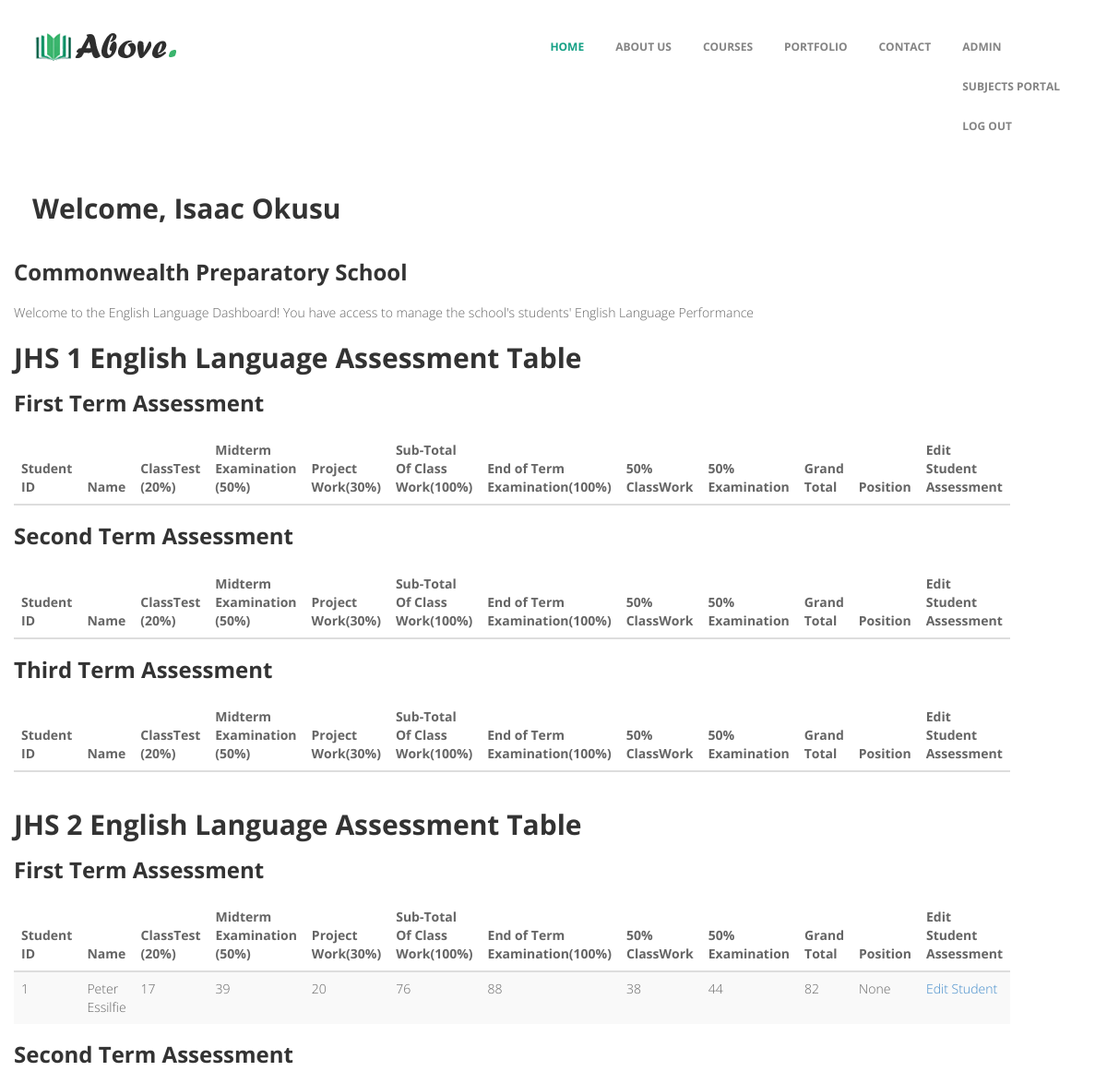
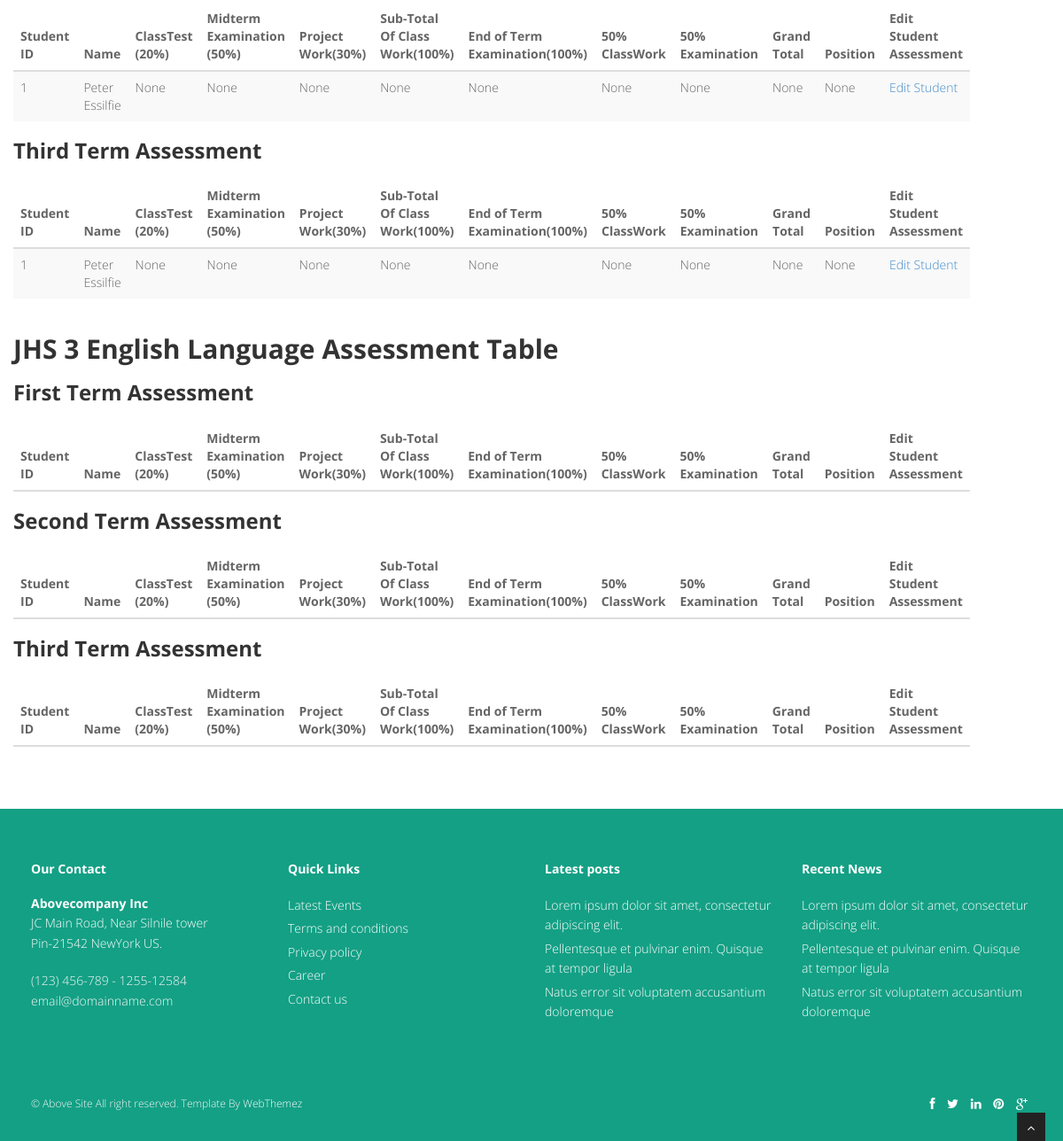
Screenshot of /english-portal (signed in) with the database file from the repository (2 pictures, top to bottom).
### main.py (models this page shows)
class User(UserMixin, db.Model):
    __tablename__ = 'Users'
    id = db.Column(db.Integer, primary_key=True)
    name = db.Column(db.String(250), nullable=False)
    subject = db.Column(db.String(250), nullable=False)
    email = db.Column(db.String(250), nullable=False)
    password = db.Column(db.String(250), nullable=False)

class FirstTermJHS2EnglishLanguage(UserMixin, db.Model):
    __tablename__ = 'First Term JHS 2 English Language Assessment'
    id = db.Column(db.Integer, primary_key=True)
    full_name = db.Column(db.String(250), nullable=True)
    classtest = db.Column(db.Integer, nullable=True)
    midterm_examination = db.Column(db.Integer, nullable=True)
    project_work = db.Column(db.Integer, nullable=True)
    subtotal = db.Column(db.Integer, nullable=True)
    end_of_term_examination = db.Column(db.Integer, nullable=True)
    half_subtotal = db.Column(db.Integer, nullable=True)
    half_examination = db.Column(db.Integer, nullable=True)
    grand_total = db.Column(db.Integer, nullable=True)
    ranking = db.Column(db.Integer, nullable=True)
    teacher_id = db.Column(db.Integer, db.ForeignKey('JHS_1_Class_Teacher.id'))
    teacher = relationship('JHS1Teacher', backref=db.backref('First Term JHS 2 English Language Assessment', lazy=True))

class SecondTermJHS2EnglishLanguage(UserMixin, db.Model):
    __tablename__ = 'Second Term JHS 2 English Language Assessment'
    id = db.Column(db.Integer, primary_key=True)
    full_name = db.Column(db.String(250), nullable=True)
    classtest = db.Column(db.Integer, nullable=True)
    midterm_examination = db.Column(db.Integer, nullable=True)
    project_work = db.Column(db.Integer, nullable=True)
    subtotal = db.Column(db.Integer, nullable=True)
    end_of_term_examination = db.Column(db.Integer, nullable=True)
    half_subtotal = db.Column(db.Integer, nullable=True)
    half_examination = db.Column(db.Integer, nullable=True)
    grand_total = db.Column(db.Integer, nullable=True)
    ranking = db.Column(db.Integer, nullable=True)
    teacher_id = db.Column(db.Integer, db.ForeignKey('JHS_1_Class_Teacher.id'))
    teacher = relationship('JHS1Teacher',
                           backref=db.backref('Second Term JHS 2 English Language Assessment', lazy=True))

class ThirdTermJHS2EnglishLanguage(UserMixin, db.Model):
    __tablename__ = 'Third Term JHS 2 English Language Assessment'
    id = db.Column(db.Integer, primary_key=True)
    full_name = db.Column(db.String(250), nullable=True)
    classtest = db.Column(db.Integer, nullable=True)
    midterm_examination = db.Column(db.Integer, nullable=True)
    project_work = db.Column(db.Integer, nullable=True)
    subtotal = db.Column(db.Integer, nullable=True)
    end_of_term_examination = db.Column(db.Integer, nullable=True)
    half_subtotal = db.Column(db.Integer, nullable=True)
    half_examination = db.Column(db.Integer, nullable=True)
    grand_total = db.Column(db.Integer, nullable=True)
    ranking = db.Column(db.Integer, nullable=True)
    teacher_id = db.Column(db.Integer, db.ForeignKey('JHS_1_Class_Teacher.id'))
    teacher = relationship('JHS1Teacher', backref=db.backref('Third Term JHS 2 English Language Assessment', lazy=True))

### main.py (the view)
@app.route('/english-portal')
@login_required
def english():
    form_1_first_term_students = FirstTermJHS1EnglishLanguage.query.all()
    form_1_second_term_students = SecondTermJHS1EnglishLanguage.query.all()
    form_1_third_term_students = ThirdTermJHS1EnglishLanguage.query.all()
    form_2_first_term_students = FirstTermJHS2EnglishLanguage.query.all()
    form_2_second_term_students = SecondTermJHS2EnglishLanguage.query.all()
    form_2_third_term_students = ThirdTermJHS2EnglishLanguage.query.all()
    form_3_first_term_students = FirstTermJHS3EnglishLanguage.query.all()
    form_3_second_term_students = SecondTermJHS3EnglishLanguage.query.all()
    form_3_third_term_students = ThirdTermJHS3EnglishLanguage.query.all()
    return render_template('english_dashboard.html', form_1_first_term_students=form_1_first_term_students,
                           form_1_second_term_students=form_1_second_term_students,
                           form_1_third_term_students=form_1_third_term_students,
                           form_2_first_term_students=form_2_first_term_students,
                           form_2_second_term_students=form_2_second_term_students,
                           form_2_third_term_students=form_2_third_term_students,
                           form_3_first_term_students=form_3_first_term_students,
                           form_3_second_term_students=form_3_second_term_students, current_user=current_user)

### templates/english_dashboard.html (shortened to what this page needs)
{% include 'header.html' %}
<div class="container-fluid">
  <div class="row">
    <main class="col-md-9 ms-sm-auto col-lg-10 px-md-4">
<div class="container">
        <div class="user">
          <h2>Welcome, {{current_user.name}}</h2>
        </div>
      </div>
      <div class="school">
        <h3>Commonwealth Preparatory School</h3>
      </div>
      <div class="welcome-message">
        <p>Welcome to the English Language  Dashboard! You have access to manage the school's students' English Language Performance </p>
      </div>
      <section class="student-table">
          <h2>JHS 1 English Language Assessment Table</h2>
          <h3>First Term Assessment</h3>
          <div class="table-responsive">
            <table class="table table-striped table-sm">
              <thead>
                <tr>
                    <th scope="col">Student ID</th>
                    <th scope="col">Name</th>
                    <th scope="col">ClassTest (20%)</th>
                    <th scope="col">Midterm Examination (50%)</th>
                    <th scope="col">Project Work(30%)</th>
                    <th scope="col">Sub-Total Of Class Work(100%)</th>
                    <th scope="col">End of Term Examination(100%)</th>
                    <th scope="col">50% ClassWork</th>
                    <th scope="col">50% Examination</th>
                    <th scope="col">Grand Total</th>
                    <th scope="col">Position</th>
                  <th scope="col">Edit Student Assessment</th>
                </tr>
              </thead>
            </table>
          </div>
          <h3>Second Term Assessment</h3>
          <div class="table-responsive">
            <table class="table table-striped table-sm">
              <thead>
                <tr>
                    <th scope="col">Student ID</th>
                    <th scope="col">Name</th>
                    <th scope="col">ClassTest (20%)</th>
                    <th scope="col">Midterm Examination (50%)</th>
                    <th scope="col">Project Work(30%)</th>
                    <th scope="col">Sub-Total Of Class Work(100%)</th>
                    <th scope="col">End of Term Examination(100%)</th>
                    <th scope="col">50% ClassWork</th>
                    <th scope="col">50% Examination</th>
                    <th scope="col">Grand Total</th>
                    <th scope="col">Position</th>
                  <th scope="col">Edit Student Assessment</th>
                </tr>
              </thead>
            </table>
          </div>
          <h3>Third Term Assessment</h3>
          <div class="table-responsive">
            <table class="table table-striped table-sm">
              <thead>
                <tr>
                    <th scope="col">Student ID</th>
                    <th scope="col">Name</th>
                    <th scope="col">ClassTest (20%)</th>
                    <th scope="col">Midterm Examination (50%)</th>
                    <th scope="col">Project Work(30%)</th>
                    <th scope="col">Sub-Total Of Class Work(100%)</th>
                    <th scope="col">End of Term Examination(100%)</th>
                    <th scope="col">50% ClassWork</th>
                    <th scope="col">50% Examination</th>
                    <th scope="col">Grand Total</th>
                    <th scope="col">Position</th>
                  <th scope="col">Edit Student Assessment</th>
                </tr>
              </thead>
            </table>
          </div>
    </section>
    <section class="student-table">
      <h2>JHS 2 English Language Assessment Table</h2>
        <h3>First Term Assessment</h3>
      <div class="table-responsive">
        <table class="table table-striped table-sm">
          <thead>
            <tr>
                <th scope="col">Student ID</th>
                <th scope="col">Name</th>
                <th scope="col">ClassTest (20%)</th>
                <th scope="col">Midterm Examination (50%)</th>
                <th scope="col">Project Work(30%)</th>
                <th scope="col">Sub-Total Of Class Work(100%)</th>
                <th scope="col">End of Term Examination(100%)</th>
                <th scope="col">50% ClassWork</th>
                <th scope="col">50% Examination</th>
                <th scope="col">Grand Total</th>
                <th scope="col">Position</th>
              <th scope="col">Edit Student Assessment</th>
            </tr>
          </thead>
          <tbody>
          {% for student in form_2_first_term_students %}
            <tr>
              <td>{{student.id}}</td>
              <td>{{student.full_name}}</td>
              <td>{{student.classtest}}</td>
              <td>{{student.midterm_examination}}</td>
              <td>{{student.project_work}}</td>
              <td>{{student.subtotal}}</td>
              <td>{{student.end_of_term_examination}}</td>
              <td>{{student.half_subtotal}}</td>
                <td>{{student.half_examination}}</td>
                <td>{{student.grand_total}}</td>
              <td>{{student.ranking}}</td>
              <td><a href="{{url_for('edit_first_term_jhs2_english_student', index=student.id)}}">Edit Student</a></td>
            </tr>
            {% endfor %}
          </tbody>
        </table>
      </div>
        <h3>Second Term Assessment</h3>
      <div class="table-responsive">
        <table class="table table-striped table-sm">
          <thead>
            <tr>
                <th scope="col">Student ID</th>
                <th scope="col">Name</th>
                <th scope="col">ClassTest (20%)</th>
                <th scope="col">Midterm Examination (50%)</th>
                <th scope="col">Project Work(30%)</th>
                <th scope="col">Sub-Total Of Class Work(100%)</th>
                <th scope="col">End of Term Examination(100%)</th>
                <th scope="col">50% ClassWork</th>
                <th scope="col">50% Examination</th>
                <th scope="col">Grand Total</th>
                <th scope="col">Position</th>
              <th scope="col">Edit Student Assessment</th>
            </tr>
          </thead>
          <tbody>
          {% for student in form_2_second_term_students %}
            <tr>
              <td>{{student.id}}</td>
              <td>{{student.full_name}}</td>
              <td>{{student.classtest}}</td>
              <td>{{student.midterm_examination}}</td>
              <td>{{student.project_work}}</td>
              <td>{{student.subtotal}}</td>
              <td>{{student.end_of_term_examination}}</td>
              <td>{{student.half_subtotal}}</td>
                <td>{{student.half_examination}}</td>
                <td>{{student.grand_total}}</td>
              <td>{{student.ranking}}</td>
              <td><a href="{{url_for('edit_second_term_jhs2_english_student', index=student.id)}}">Edit Student</a></td>
            </tr>
            {% endfor %}
          </tbody>
        </table>
      </div>
        <h3>Third Term Assessment</h3>
      <div class="table-responsive">
        <table class="table table-striped table-sm">
          <thead>
            <tr>
                <th scope="col">Student ID</th>
                <th scope="col">Name</th>
                <th scope="col">ClassTest (20%)</th>
                <th scope="col">Midterm Examination (50%)</th>
                <th scope="col">Project Work(30%)</th>
                <th scope="col">Sub-Total Of Class Work(100%)</th>
                <th scope="col">End of Term Examination(100%)</th>
                <th scope="col">50% ClassWork</th>
                <th scope="col">50% Examination</th>
                <th scope="col">Grand Total</th>
                <th scope="col">Position</th>
              <th scope="col">Edit Student Assessment</th>
            </tr>
          </thead>
          <tbody>
          {% for student in form_2_third_term_students %}
            <tr>
              <td>{{student.id}}</td>
              <td>{{student.full_name}}</td>
              <td>{{student.classtest}}</td>
              <td>{{student.midterm_examination}}</td>
              <td>{{student.project_work}}</td>
              <td>{{student.subtotal}}</td>
              <td>{{student.end_of_term_examination}}</td>
              <td>{{student.half_subtotal}}</td>
                <td>{{student.half_examination}}</td>
                <td>{{student.grand_total}}</td>
              <td>{{student.ranking}}</td>
              <td><a href="{{url_for('edit_third_term_jhs2_english_student', index=student.id)}}">Edit Student</a></td>
            </tr>
            {% endfor %}
          </tbody>
        </table>
      </div>
    </section>
    <section class="student-table">
      <h2>JHS 3 English Language Assessment Table</h2>
        <h3>First Term Assessment</h3>
      <div class="table-responsive">
        <table class="table table-striped table-sm">
          <thead>
            <tr>
                <th scope="col">Student ID</th>
                <th scope="col">Name</th>
                <th scope="col">ClassTest (20%)</th>
                <th scope="col">Midterm Examination (50%)</th>
                <th scope="col">Project Work(30%)</th>
                <th scope="col">Sub-Total Of Class Work(100%)</th>
                <th scope="col">End of Term Examination(100%)</th>
                <th scope="col">50% ClassWork</th>
                <th scope="col">50% Examination</th>
                <th scope="col">Grand Total</th>
                <th scope="col">Position</th>
              <th scope="col">Edit Student Assessment</th>
            </tr>
          </thead>
        </table>
      </div>
        <h3>Second Term Assessment</h3>
      <div class="table-responsive">
        <table class="table table-striped table-sm">
          <thead>
            <tr>
                <th scope="col">Student ID</th>
                <th scope="col">Name</th>
                <th scope="col">ClassTest (20%)</th>
                <th scope="col">Midterm Examination (50%)</th>
                <th scope="col">Project Work(30%)</th>
                <th scope="col">Sub-Total Of Class Work(100%)</th>
                <th scope="col">End of Term Examination(100%)</th>
                <th scope="col">50% ClassWork</th>
                <th scope="col">50% Examination</th>
                <th scope="col">Grand Total</th>
                <th scope="col">Position</th>
              <th scope="col">Edit Student Assessment</th>
            </tr>
          </thead>
        </table>
      </div>
        <h3>Third Term Assessment</h3>
      <div class="table-responsive">
        <table class="table table-striped table-sm">
          <thead>
            <tr>
                <th scope="col">Student ID</th>
                <th scope="col">Name</th>
                <th scope="col">ClassTest (20%)</th>
                <th scope="col">Midterm Examination (50%)</th>
                <th scope="col">Project Work(30%)</th>
                <th scope="col">Sub-Total Of Class Work(100%)</th>
                <th scope="col">End of Term Examination(100%)</th>
                <th scope="col">50% ClassWork</th>
                <th scope="col">50% Examination</th>
                <th scope="col">Grand Total</th>
                <th scope="col">Position</th>
              <th scope="col">Edit Student Assessment</th>
            </tr>
          </thead>
        </table>
      </div>
    </section>
    </main>
  </div>
</div>
{% include 'footer.html'%}

### rows the page displays
User: name "Isaac Okusu"
FirstTermJHS2EnglishLanguage: id "1", full_name "Peter Essilfie", classtest "17", midterm_examination "39", project_work "20", subtotal "76", end_of_term_examination "88", half_subtotal "38", half_examination "44", grand_total "82", ranking "None"
SecondTermJHS2EnglishLanguage: id "1", full_name "Peter Essilfie", classtest "None", midterm_examination "None", project_work "None", subtotal "None", end_of_term_examination "None", half_subtotal "None", half_examination "None", grand_total "None", ranking "None"
ThirdTermJHS2EnglishLanguage: id "1", full_name "Peter Essilfie", classtest "None", midterm_examination "None", project_work "None", subtotal "None", end_of_term_examination "None", half_subtotal "None", half_examination "None", grand_total "None", ranking "None"
